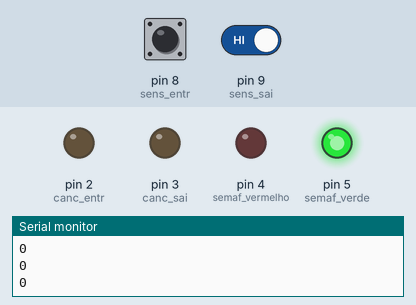
Simulated run of this sketch. Board: Arduino Uno, built with avr-gcc and run on an emulated ATmega328P. Parts: output pins drawn as LEDs (lit = HIGH), the last lines printed to the serial monitor. The test bench sets the inputs (shaded band); at power-on: pin 8 (sens_entr) HIGH, pin 9 (sens_sai) HIGH.

Above: at 2.2 s.
2.3 s: pin 8 (sens_entr) driven LOW
At 3.2 s:
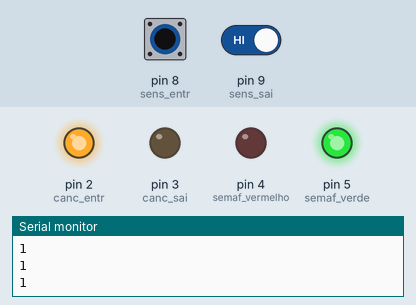
3.8 s: pin 8 (sens_entr) driven HIGH
At 4.2 s:
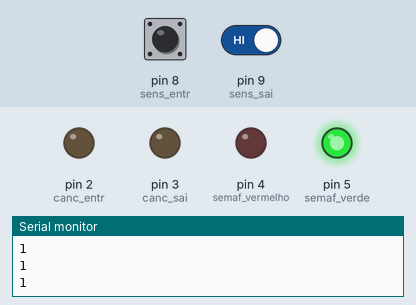
5.3 s: pin 9 (sens_sai) driven LOW
At 5.7 s:
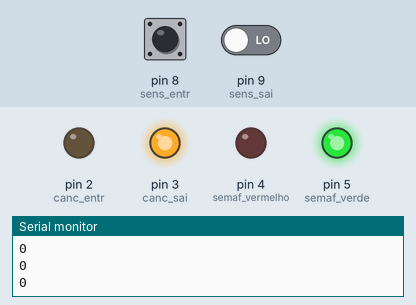
6.8 s: pin 9 (sens_sai) driven HIGH
At 7.9 s:
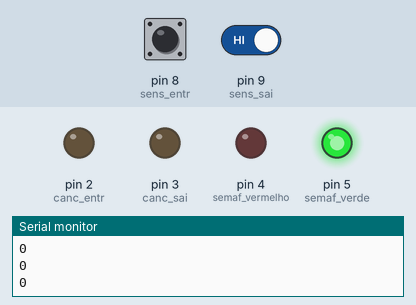
8.3 s: pin 8 (sens_entr) pulsed LOW 5 times (0.12 s each, 0.3 s apart)
At 10.8 s:
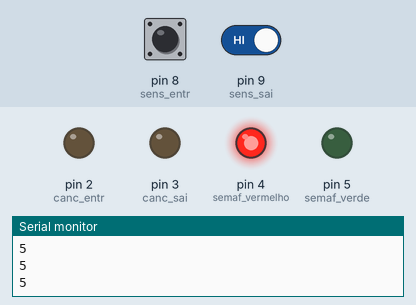
Timing chart, 0 to 12.3 s (numbered marks = the images above; inputs shaded):
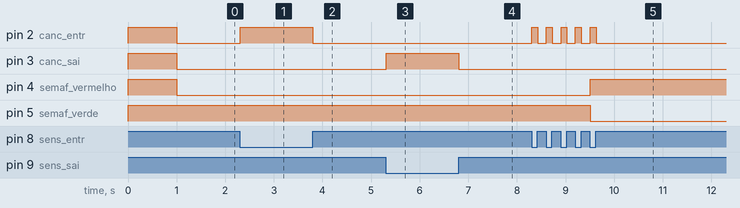

The sketch:

TP1.ino
```cpp
// Entradas
const int sens_entr = 8;
const int sens_sai  = 9;

// Saídas
const int semaf_verde   = 5;
const int semaf_vermelho= 4;
const int canc_entr     = 2;
const int canc_sai      = 3;

// Corre aquado do reset( uma unica vez)
int e0,e1,e2,a,b,c;
int carro;
int mem;
void setup()
{

  Serial.begin(115200);

  // Definição de pinos como Entradas/Saidas.
  pinMode(semaf_verde, OUTPUT);
  pinMode(semaf_vermelho, OUTPUT);
  pinMode(canc_entr, OUTPUT);
  pinMode(canc_sai, OUTPUT);
  pinMode(sens_entr,INPUT_PULLUP);
  pinMode(sens_sai,INPUT_PULLUP);

  digitalWrite(semaf_verde, HIGH);
  digitalWrite(semaf_vermelho, HIGH);
  digitalWrite(canc_entr, HIGH);
  digitalWrite(canc_sai, HIGH);
  delay(1000);  //Espera 1000ms (1s)
  digitalWrite(semaf_verde, LOW);
  digitalWrite(semaf_vermelho, LOW);
  digitalWrite(canc_entr, LOW);
  digitalWrite(canc_sai, LOW);
  carro=0;
  e0=1;
}

// Sequencia de codigo que corre em ciclo
void loop()
{
// Alinea A
//
//if(carro==0){
//digitalWrite(semaf_verde, HIGH);}
//if (digitalRead(sens_entr)==LOW && carro==0) {  // entrada ON
//  digitalWrite(canc_entr, HIGH);
//  a=1;
//
//}
//if(digitalRead(sens_entr)==HIGH && a==1){
//  digitalWrite(canc_entr, LOW);
//  digitalWrite(semaf_verde, LOW);
//  digitalWrite(semaf_vermelho, HIGH);
//  b=1;
//  carro=1;
// }
// if(digitalRead(sens_sai)==LOW && b==1){
//  digitalWrite(canc_sai, HIGH);
//  c=1;
//  }
//  if(digitalRead(sens_sai)==HIGH && c==1){
//  digitalWrite(canc_sai, LOW);
//  digitalWrite(semaf_vermelho, LOW);
//  digitalWrite(semaf_verde, HIGH);
//  c=0;
//  a=0;
//  b=0;
//  carro=0;
//  }
//  Serial.print  (digitalRead(sens_entr));
//  Serial.println(digitalRead(sens_sai));

//Alinea B
if(e0==1&&digitalRead(sens_entr)==LOW&&carro<5){
  e0=0;
  e1=1;
}
if(e1==1&&digitalRead(sens_entr)==HIGH){
  e1=0;
  e0=1;
}
if(e0==1&&digitalRead(sens_sai)==LOW&&carro>0){
  e0=0;
  e2=1;
}
if(e2==1&&digitalRead(sens_sai)==HIGH){
  e2=0;
  e0=1;
}
if(e0==1){
  digitalWrite(canc_entr,LOW);
  digitalWrite(canc_sai,LOW);
  mem=1;
}
if(e1==1){
  digitalWrite(canc_entr,HIGH);
  digitalWrite(canc_sai,LOW);
  if(mem==1){carro=carro+1;mem=0;}
}
if(e2==1){
  digitalWrite(canc_entr,LOW);
  digitalWrite(canc_sai,HIGH);
  if(mem==1){carro=carro-1;mem=0;}
}
if(carro<5){digitalWrite(semaf_verde,HIGH);digitalWrite(semaf_vermelho,LOW);}else{digitalWrite(semaf_verde,LOW);digitalWrite(semaf_vermelho,HIGH);}

//Alinea C
//if(e0==1&&digitalRead(sens_entr)==LOW&&carro<5){
//  delay(4990);
//  e0=0;
//  e1=1;
//}
//if(e1==1&&digitalRead(sens_entr)==HIGH){
//  e1=0;
//  e0=1;
//}
//if(e0==1&&digitalRead(sens_sai)==LOW&&carro>0){
//  delay(4990);
//  e0=0;
//  e2=1;
//}
//if(e2==1&&digitalRead(sens_sai)==HIGH){
//  e2=0;
//  e0=1;
//}
//if(e0==1){
//  digitalWrite(canc_entr,LOW);
//  digitalWrite(canc_sai,LOW);
//  mem=1;
//}
//if(e1==1){
//  digitalWrite(canc_entr,HIGH);
//  digitalWrite(canc_sai,LOW);
//  if(mem==1){carro=carro+1;mem=0;}
//}
//if(e2==1){
//  digitalWrite(canc_entr,LOW);
//  digitalWrite(canc_sai,HIGH);
//  if(mem==1){carro=carro-1;mem=0;}
//}
//if(carro<5){digitalWrite(semaf_verde,HIGH);digitalWrite(semaf_vermelho,LOW);}else{digitalWrite(semaf_verde,LOW);digitalWrite(semaf_vermelho,HIGH);}
//
Serial.println(carro);

delay(10);                             // 10 ms, manter esta linha
}
```

Measured:
- after the input at 2.3 s, pin 2 (canc_entr): LOW → HIGH at once
- after the input at 3.8 s, pin 2 (canc_entr): HIGH → LOW at once
- after the input at 5.3 s, pin 3 (canc_sai): LOW → HIGH at once
- after the input at 6.8 s, pin 3 (canc_sai): HIGH → LOW at once
- after the input at 8.3 s, pin 2 (canc_entr): alternates HIGH for 0.12 s and LOW for 0.18 s, 10 changes in all, then stays LOW, starting at once; pin 4 (semaf_vermelho): LOW → HIGH after 1.2 s; pin 5 (semaf_verde): HIGH → LOW after 1.2 s
